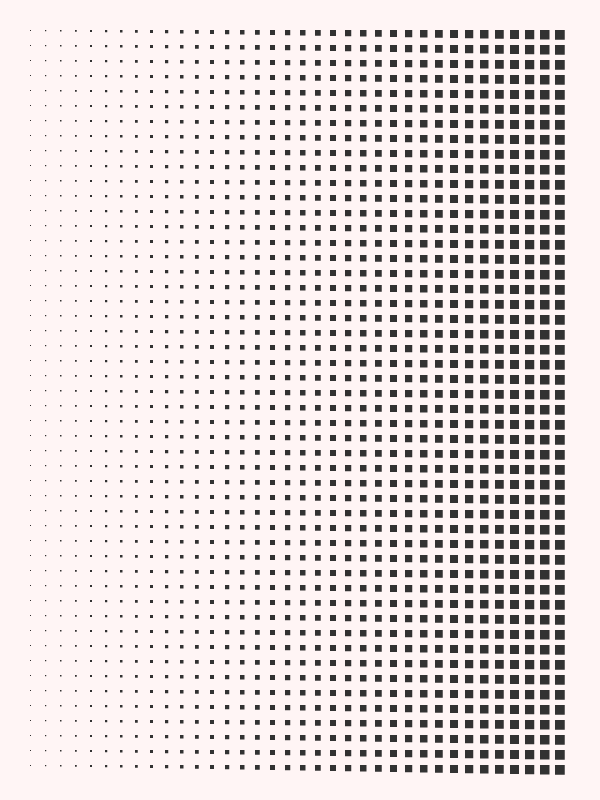
Frame 1 (no input)
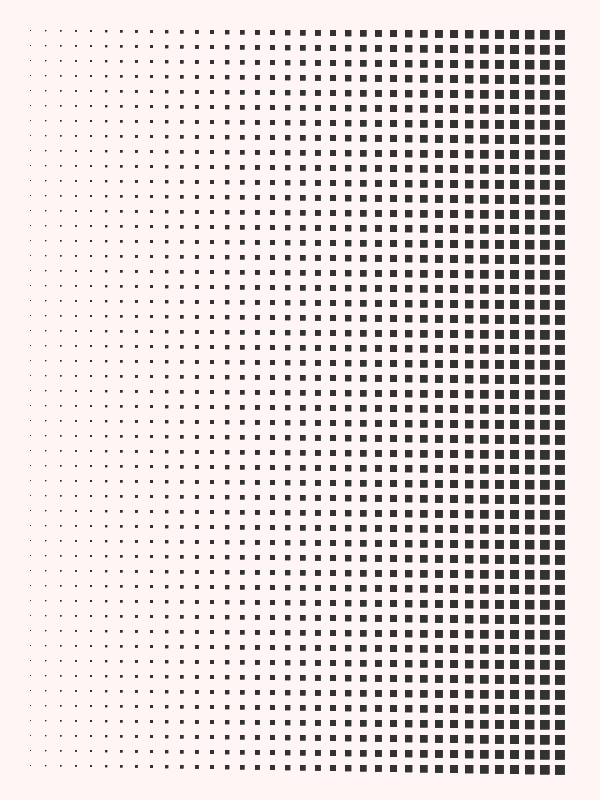
Frame 2 (the mouse pressed at the canvas centre, redrawn once)

The Processing sketch that drew these frames (run headless with seeded random() and noise(); the mouse was pressed at the canvas centre and the sketch redrawn once):

// Processing sketch: grid_with_y_variation
// ── grid_with_y_variation.pde
// Grid - with x variation

void setup() {
  size(600, 800);
  background(255, 245, 245);
  fill(50);
  noStroke();
  noLoop();
}

void draw() {
  // Use a nested for() loop to create a grid
  for (int x = 30; x < width - 30; x += 15) {
    for (int y = 30; y < height - 30; y += 15) {
      // Make the width of the rectangle (‘w’) a function of x.
      // Here we use map(), but we could also say something
      // simpler like ‘float w = x * .05;’
      float w = map(x, 30, width - 30, 1, 10);
      rect(x, y, w, w);
    }
  }
}
